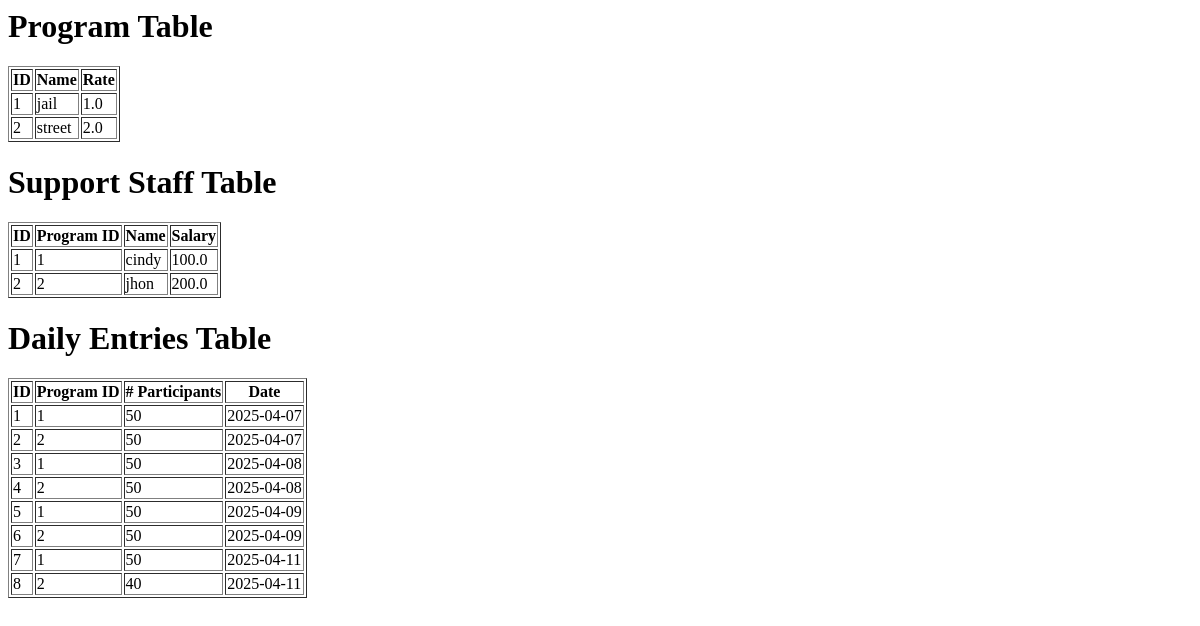
The app's page /view_database, older data.
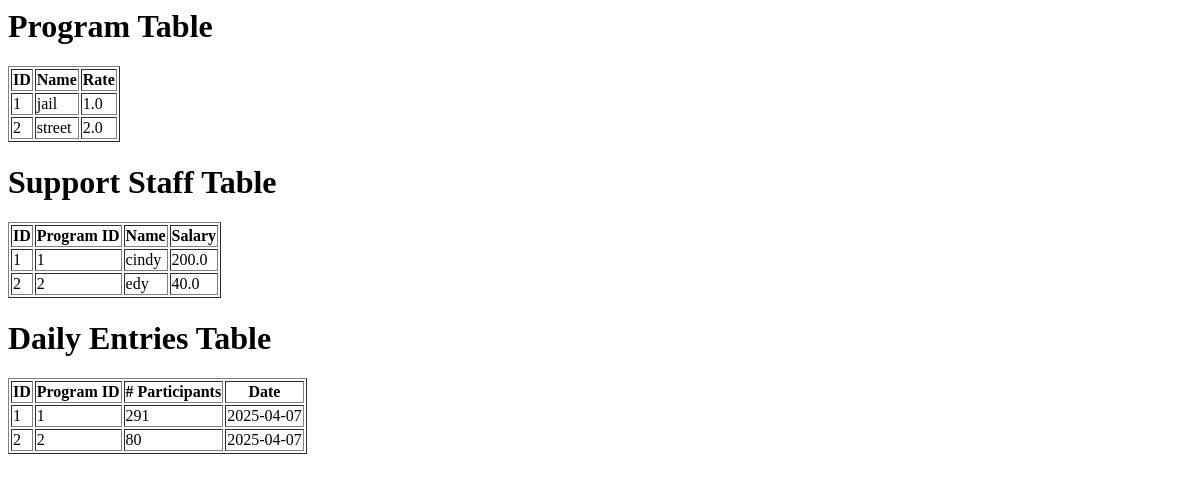
The same page, newer data.
### app/models.py (models this page shows, shortened)
class ProgramModel(db.Model):
    __tablename__ = 'program_model'
    id = db.Column(db.Integer, primary_key=True)
    name = db.Column(db.String(100), nullable=False)
    rate = db.Column(db.Float, nullable=False)

class CostsPerProgramModel(db.Model):
    id = db.Column(db.Integer, primary_key=True)
    program_id = db.Column(db.Integer, db.ForeignKey('program_model.id'), nullable=False)
    name = db.Column(db.String(100), nullable=False)
    salary = db.Column(db.Float, nullable=False)

class DailyEntriesModel(db.Model):
    id = db.Column(db.Integer, primary_key=True)
    number_of_participants = db.Column(db.Integer, nullable=False)
    program_id = db.Column(db.Integer, db.ForeignKey('program_model.id'), nullable=False)
    date = db.Column(db.Date, nullable=False, default=date.today())

### app/routes.py (the view)
@main.route('/view_database')
def view_database():
    programs = ProgramModel.query.all()
    staff = CostsPerProgramModel.query.all()
    entries = DailyEntriesModel.query.all()
    return render_template('view_database.html', programs=programs, staff=staff, entries=entries)

### app/templates/view_database.html
<h1>Program Table</h1>
<table border="1">
    <tr>
        <th>ID</th><th>Name</th><th>Rate</th>
    </tr>
    {% for program in programs %}
    <tr>
        <td>{{ program.id }}</td>
        <td>{{ program.name }}</td>
        <td>{{ program.rate }}</td>
    </tr>
    {% endfor %}
</table>
<h1>Support Staff Table</h1>
<table border="1">
    <tr>
        <th>ID</th><th>Program ID</th><th>Name</th><th>Salary</th>
    </tr>
    {% for staff_member in staff %}
    <tr>
        <td>{{ staff_member.id }}</td>
        <td>{{ staff_member.program_id }}</td>
        <td>{{ staff_member.name }}</td>
        <td>{{ staff_member.salary }}</td>
    </tr>
    {% endfor %}
</table>
<h1>Daily Entries Table</h1>
<table border="1">
    <tr>
        <th>ID</th><th>Program ID</th><th># Participants</th><th>Date</th>
    </tr>
    {% for entry in entries %}
    <tr>
        <td>{{ entry.id }}</td>
        <td>{{ entry.program_id }}</td>
        <td>{{ entry.number_of_participants }}</td>
        <td>{{ entry.date }}</td>
    </tr>
    {% endfor %}
</table>

Row changes from the older to the newer data that the page shows:
removed DailyEntriesModel: id "3", program_id "1", number_of_participants "50", date "2025-04-08"
removed DailyEntriesModel: id "4", program_id "2", number_of_participants "50", date "2025-04-08"
removed DailyEntriesModel: id "5", program_id "1", number_of_participants "50", date "2025-04-09"
removed DailyEntriesModel: id "6", program_id "2", number_of_participants "50", date "2025-04-09"
removed DailyEntriesModel: id "7", program_id "1", number_of_participants "50", date "2025-04-11"
removed DailyEntriesModel: id "8", program_id "2", number_of_participants "40", date "2025-04-11"
changed CostsPerProgramModel "cindy": salary "100.0" → "200.0"
changed CostsPerProgramModel id 2: name "jhon" → "edy"; salary "200.0" → "40.0"
changed DailyEntriesModel id 1: number_of_participants "50" → "291"
changed DailyEntriesModel id 2: number_of_participants "50" → "80"
